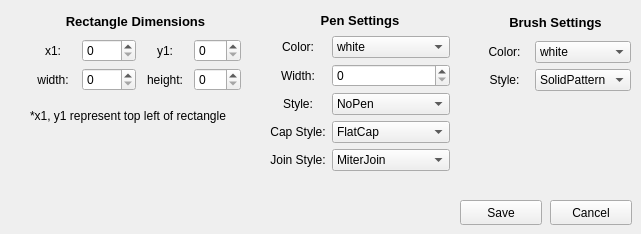
          <widget class="QWidget" name="editRectangle">
           <widget class="QWidget" name="layoutWidget_12">
            <property name="geometry">
             <rect>
              <x>30</x>
              <y>10</y>
              <width>211</width>
              <height>81</height>
             </rect>
            </property>
            <layout class="QGridLayout" name="editRectangleDimensions">
             <item row="1" column="0">
              <widget class="QLabel" name="label_13">
               <property name="text">
                <string>x1:</string>
               </property>
               <property name="alignment">
                <set>Qt::AlignCenter</set>
               </property>
              </widget>
             </item>
             <item row="1" column="1">
              <widget class="QSpinBox" name="editRectanglex1">
               <property name="maximum">
                <number>1000</number>
               </property>
              </widget>
             </item>
             <item row="2" column="3">
              <widget class="QSpinBox" name="editRectangleh">
               <property name="maximum">
                <number>500</number>
               </property>
              </widget>
             </item>
             <item row="1" column="2">
              <widget class="QLabel" name="label_19">
               <property name="text">
                <string>y1:</string>
               </property>
               <property name="alignment">
                <set>Qt::AlignCenter</set>
               </property>
              </widget>
             </item>
             <item row="1" column="3">
              <widget class="QSpinBox" name="editRectangley1">
               <property name="maximum">
                <number>500</number>
               </property>
              </widget>
             </item>
             <item row="2" column="0">
              <widget class="QLabel" name="label_20">
               <property name="text">
                <string>width:</string>
               </property>
               <property name="alignment">
                <set>Qt::AlignCenter</set>
               </property>
              </widget>
             </item>
             <item row="2" column="2">
              <widget class="QLabel" name="label_21">
               <property name="text">
                <string>height:</string>
               </property>
               <property name="alignment">
                <set>Qt::AlignCenter</set>
               </property>
              </widget>
             </item>
             <item row="2" column="1">
              <widget class="QSpinBox" name="editRectanglew">
               <property name="alignment">
                <set>Qt::AlignLeading|Qt::AlignLeft|Qt::AlignVCenter</set>
               </property>
               <property name="maximum">
                <number>1000</number>
               </property>
              </widget>
             </item>
             <item row="0" column="0" colspan="4">
              <widget class="QLabel" name="label_22">
               <property name="font">
                <font>
                 <pointsize>10</pointsize>
                 <weight>75</weight>
                 <bold>true</bold>
                </font>
               </property>
               <property name="text">
                <string>Rectangle Dimensions</string>
               </property>
               <property name="alignment">
                <set>Qt::AlignCenter</set>
               </property>
              </widget>
             </item>
            </layout>
           </widget>
           <widget class="QLabel" name="label_23">
            <property name="geometry">
             <rect>
              <x>30</x>
              <y>100</y>
              <width>241</width>
              <height>31</height>
             </rect>
            </property>
            <property name="text">
             <string>*x1, y1 represent top left of rectangle</string>
            </property>
           </widget>
           <widget class="QPushButton" name="editRectangleCancel">
            <property name="geometry">
             <rect>
              <x>550</x>
              <y>200</y>
              <width>82</width>
              <height>25</height>
             </rect>
            </property>
            <property name="text">
             <string>Cancel</string>
            </property>
           </widget>
           <widget class="QPushButton" name="editRectangleSave">
            <property name="geometry">
             <rect>
              <x>460</x>
              <y>200</y>
              <width>82</width>
              <height>25</height>
             </rect>
            </property>
            <property name="text">
             <string>Save</string>
            </property>
           </widget>
           <widget class="QWidget" name="layoutWidget_62">
            <property name="geometry">
             <rect>
              <x>270</x>
              <y>10</y>
              <width>180</width>
              <height>161</height>
             </rect>
            </property>
            <layout class="QGridLayout" name="editRectanglePenSettings">
             <item row="1" column="0">
              <widget class="QLabel" name="label_345">
               <property name="text">
                <string>Color:</string>
               </property>
               <property name="alignment">
                <set>Qt::AlignCenter</set>
               </property>
              </widget>
             </item>
             <item row="1" column="1">
              <widget class="QComboBox" name="editRectanglePenColor">
               <item>
                <property name="text">
                 <string>white</string>
                </property>
               </item>
               <item>
                <property name="text">
                 <string>black</string>
                </property>
               </item>
               <item>
                <property name="text">
                 <string>red</string>
                </property>
               </item>
               <item>
                <property name="text">
                 <string>green</string>
                </property>
               </item>
               <item>
                <property name="text">
                 <string>blue</string>
                </property>
               </item>
               <item>
                <property name="text">
                 <string>cyan</string>
                </property>
               </item>
               <item>
                <property name="text">
                 <string>magenta</string>
                </property>
               </item>
               <item>
                <property name="text">
                 <string>yellow</string>
                </property>
               </item>
               <item>
                <property name="text">
                 <string>gray</string>
                </property>
               </item>
              </widget>
             </item>
             <item row="2" column="1">
              <widget class="QSpinBox" name="editRectanglePenWidth">
               <property name="maximum">
                <number>20</number>
               </property>
              </widget>
             </item>
             <item row="2" column="0">
              <widget class="QLabel" name="label_346">
               <property name="text">
                <string>Width:</string>
               </property>
               <property name="alignment">
                <set>Qt::AlignCenter</set>
               </property>
              </widget>
             </item>
             <item row="3" column="0">
              <widget class="QLabel" name="label_347">
               <property name="text">
                <string>Style:</string>
               </property>
               <property name="alignment">
                <set>Qt::AlignCenter</set>
               </property>
              </widget>
             </item>
             <item row="4" column="1">
              <widget class="QComboBox" name="editRectangleCapStyle">
               <item>
                <property name="text">
                 <string>FlatCap</string>
                </property>
               </item>
               <item>
                <property name="text">
                 <string>SquareCap</string>
                </property>
               </item>
               <item>
                <property name="text">
                 <string>RoundCap</string>
                </property>
               </item>
              </widget>
             </item>
             <item row="5" column="0">
              <widget class="QLabel" name="label_348">
               <property name="text">
                <string>Join Style:</string>
               </property>
               <property name="alignment">
                <set>Qt::AlignCenter</set>
               </property>
              </widget>
             </item>
             <item row="4" column="0">
              <widget class="QLabel" name="label_349">
               <property name="text">
                <string>Cap Style:</string>
               </property>
               <property name="alignment">
                <set>Qt::AlignCenter</set>
               </property>
              </widget>
             </item>
             <item row="0" column="0" colspan="2">
              <widget class="QLabel" name="label_350">
               <property name="font">
                <font>
                 <pointsize>10</pointsize>
                 <weight>75</weight>
                 <bold>true</bold>
                </font>
               </property>
               <property name="text">
                <string>Pen Settings</string>
               </property>
               <property name="alignment">
                <set>Qt::AlignCenter</set>
               </property>
              </widget>
             </item>
             <item row="5" column="1">
              <widget class="QComboBox" name="editRectangleJoinStyle">
               <item>
                <property name="text">
                 <string>MiterJoin</string>
                </property>
               </item>
               <item>
                <property name="text">
                 <string>BevelJoin</string>
                </property>
               </item>
               <item>
                <property name="text">
                 <string>RoundJoin</string>
                </property>
               </item>
              </widget>
             </item>
             <item row="3" column="1">
              <widget class="QComboBox" name="editRectanglePenStyle">
               <item>
                <property name="text">
                 <string>NoPen</string>
                </property>
               </item>
               <item>
                <property name="text">
                 <string>SolidLine</string>
                </property>
               </item>
               <item>
                <property name="text">
                 <string>DashLine</string>
                </property>
               </item>
               <item>
                <property name="text">
                 <string>DotLine</string>
                </property>
               </item>
               <item>
                <property name="text">
                 <string>DashDotLine</string>
                </property>
               </item>
               <item>
                <property name="text">
                 <string>DashDotDotLine</string>
                </property>
               </item>
              </widget>
             </item>
            </layout>
           </widget>
           <widget class="QWidget" name="layoutWidget_63">
            <property name="geometry">
             <rect>
              <x>480</x>
              <y>10</y>
              <width>151</width>
              <height>81</height>
             </rect>
            </property>
            <layout class="QGridLayout" name="editRectangleBrushSettings">
             <item row="1" column="0">
              <widget class="QLabel" name="label_270">
               <property name="text">
                <string>Color:</string>
               </property>
               <property name="alignment">
                <set>Qt::AlignCenter</set>
               </property>
              </widget>
             </item>
             <item row="2" column="1">
              <widget class="QComboBox" name="editRectangleBrushStyle">
               <item>
                <property name="text">
                 <string>SolidPattern</string>
                </property>
               </item>
               <item>
                <property name="text">
                 <string>HorPattern</string>
                </property>
               </item>
               <item>
                <property name="text">
                 <string>VerPattern</string>
                </property>
               </item>
               <item>
                <property name="text">
                 <string>NoBrush</string>
                </property>
               </item>
              </widget>
             </item>
             <item row="1" column="1">
              <widget class="QComboBox" name="editRectangleBrushColor">
               <item>
                <property name="text">
                 <string>white</string>
                </property>
               </item>
               <item>
                <property name="text">
                 <string>black</string>
                </property>
               </item>
               <item>
                <property name="text">
                 <string>red</string>
                </property>
               </item>
               <item>
                <property name="text">
                 <string>green</string>
                </property>
               </item>
               <item>
                <property name="text">
                 <string>blue</string>
                </property>
               </item>
               <item>
                <property name="text">
                 <string>cyan</string>
                </property>
               </item>
               <item>
                <property name="text">
                 <string>magenta</string>
                </property>
               </item>
               <item>
                <property name="text">
                 <string>yellow</string>
                </property>
               </item>
               <item>
                <property name="text">
                 <string>gray</string>
                </property>
               </item>
              </widget>
             </item>
             <item row="2" column="0">
              <widget class="QLabel" name="label_271">
               <property name="text">
                <string>Style:</string>
               </property>
               <property name="alignment">
                <set>Qt::AlignCenter</set>
               </property>
              </widget>
             </item>
             <item row="0" column="0" colspan="2">
              <widget class="QLabel" name="label_276">
               <property name="font">
                <font>
                 <pointsize>10</pointsize>
                 <weight>75</weight>
                 <bold>true</bold>
                </font>
               </property>
               <property name="text">
                <string>Brush Settings</string>
               </property>
               <property name="alignment">
                <set>Qt::AlignCenter</set>
               </property>
              </widget>
             </item>
            </layout>
           </widget>
          </widget>
